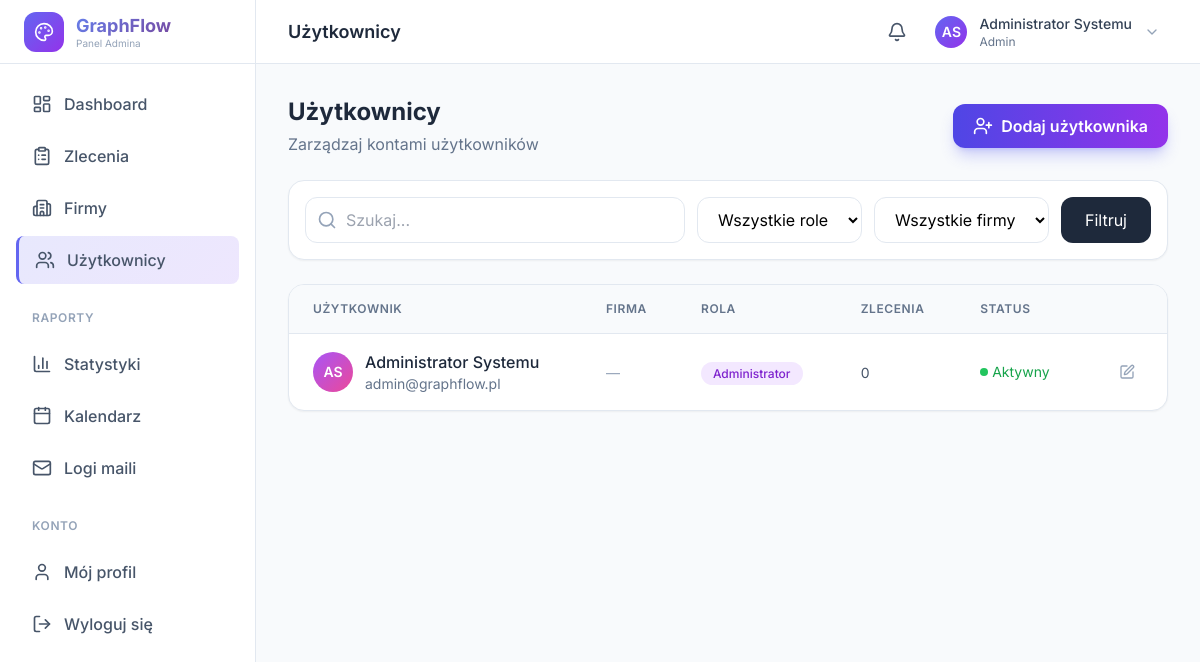
Screenshot of /admin/uzytkownicy.php (signed in) with the database file from the repository.
### tables this page shows
CREATE TABLE uzytkownicy (
    id INT AUTO_INCREMENT PRIMARY KEY,
    firma_id INT,
    email VARCHAR(255) NOT NULL UNIQUE,
    haslo VARCHAR(255) NOT NULL,
    imie VARCHAR(100) NOT NULL,
    nazwisko VARCHAR(100) NOT NULL,
    telefon VARCHAR(20),
    stanowisko VARCHAR(100),
    avatar VARCHAR(255),
    rola ENUM('admin', 'klient', 'pracownik') DEFAULT 'klient',
    aktywny TINYINT(1) DEFAULT 1,
    ostatnie_logowanie DATETIME,
    token_reset VARCHAR(255),
    token_reset_wazny DATETIME,
    utworzono DATETIME DEFAULT CURRENT_TIMESTAMP,
    zaktualizowano DATETIME DEFAULT CURRENT_TIMESTAMP ON UPDATE CURRENT_TIMESTAMP,
    FOREIGN KEY (firma_id) REFERENCES firmy(id) ON DELETE SET NULL,
    INDEX idx_email (email),
    INDEX idx_rola (rola),
    INDEX idx_firma (firma_id)
);

### admin/uzytkownicy.php (the view, shortened to what the rows shown need)
<?php
require_once __DIR__ . '/../includes/init.php';
$auth->requireAdmin();
$user = $auth->getUser();
$uzytkownikModel = new Uzytkownik();
$action = $_GET['action'] ?? 'list';
$uzytkownicy = [];
if ($action === 'list') {
    $filters = [];
    $uzytkownicy = $uzytkownikModel->getList($filters);
}
$pageTitle = match($action) {
    'new' => 'Nowy użytkownik',
    'edit' => 'Edycja użytkownika',
    default => 'Użytkownicy'
};
?>
<?php if ($action === 'list'): ?>
<div class="flex flex-col md:flex-row md:items-center md:justify-between gap-4 mb-6">
    <div>
        <h2 class="text-2xl font-bold text-slate-800">Użytkownicy</h2>
    </div>
</div>
<?php if (empty($uzytkownicy)): ?>
<div class="bg-white rounded-2xl shadow-sm border border-slate-200 p-12 text-center">
    <div class="w-16 h-16 bg-slate-100 rounded-full flex items-center justify-center mx-auto mb-4">
        <i data-lucide="users" class="w-8 h-8 text-slate-400"></i>
    </div>
    <h3 class="text-lg font-semibold text-slate-800 mb-2">Brak użytkowników</h3>
    <p class="text-slate-500 mb-6">Dodaj pierwszego użytkownika</p>
    <a href="?action=new" class="inline-flex items-center gap-2 px-6 py-3 bg-indigo-600 text-white font-semibold rounded-xl hover:bg-indigo-700">
        <i data-lucide="user-plus" class="w-5 h-5"></i>
        Dodaj użytkownika
    </a>
</div>
<?php else: ?>
<div class="bg-white rounded-2xl shadow-sm border border-slate-200 overflow-hidden">
    <table class="w-full">
        <thead class="bg-slate-50 border-b border-slate-200">
            <tr>
                <th class="px-6 py-4 text-left text-xs font-semibold text-slate-500 uppercase tracking-wider">Użytkownik</th>
                <th class="px-6 py-4 text-left text-xs font-semibold text-slate-500 uppercase tracking-wider">Firma</th>
                <th class="px-6 py-4 text-left text-xs font-semibold text-slate-500 uppercase tracking-wider">Rola</th>
                <th class="px-6 py-4 text-left text-xs font-semibold text-slate-500 uppercase tracking-wider">Zlecenia</th>
                <th class="px-6 py-4 text-left text-xs font-semibold text-slate-500 uppercase tracking-wider">Status</th>
                <th class="px-6 py-4"></th>
            </tr>
        </thead>
        <tbody class="divide-y divide-slate-100">
            <?php foreach ($uzytkownicy as $u): ?>
            <tr class="hover:bg-slate-50 transition-colors">
                <td class="px-6 py-4">
                    <div class="flex items-center gap-3">
                        <div class="w-10 h-10 rounded-full bg-gradient-to-br <?= $u['rola'] === 'admin' ? 'from-purple-500 to-pink-500' : 'from-indigo-500 to-purple-600' ?> flex items-center justify-center text-white text-sm font-semibold">
                            <?= get_initials($u['imie'] . ' ' . $u['nazwisko']) ?>
                        </div>
                        <div>
                            <div class="font-medium text-slate-800"><?= e($u['imie'] . ' ' . $u['nazwisko']) ?></div>
                            <div class="text-sm text-slate-500"><?= e($u['email']) ?></div>
                        </div>
                    </div>
                </td>
                <td class="px-6 py-4">
                    <?php if ($u['firma_nazwa']): ?>
                    <span class="text-sm text-slate-700"><?= e($u['firma_nazwa']) ?></span>
                    <?php else: ?>
                    <span class="text-sm text-slate-400">—</span>
                    <?php endif; ?>
                </td>
                <td class="px-6 py-4">
                    <span class="px-3 py-1 rounded-full text-xs font-medium
                        <?= $u['rola'] === 'admin' ? 'bg-purple-100 text-purple-700' : ($u['rola'] === 'pracownik' ? 'bg-blue-100 text-blue-700' : 'bg-slate-100 text-slate-700') ?>">
                        <?= $u['rola'] === 'admin' ? 'Administrator' : ($u['rola'] === 'pracownik' ? 'Pracownik' : 'Klient') ?>
                    </span>
                </td>
                <td class="px-6 py-4">
                    <span class="text-sm text-slate-600"><?= $u['liczba_zlecen'] ?></span>
                </td>
                <td class="px-6 py-4">
                    <?php if ($u['aktywny']): ?>
                    <span class="flex items-center gap-1 text-green-600 text-sm">
                        <span class="w-2 h-2 rounded-full bg-green-500"></span>
                        Aktywny
                    </span>
                    <?php endif; ?>
                </td>
                <td class="px-6 py-4 text-right">
                    <div class="flex items-center justify-end gap-1">
                        <a href="?action=edit&id=<?= $u['id'] ?>" class="p-2 text-slate-400 hover:text-indigo-600 hover:bg-indigo-50 rounded-lg transition-colors" title="Edytuj">
                            <i data-lucide="edit" class="w-4 h-4"></i>
                        </a>
                    </div>
                </td>
            </tr>
            <?php endforeach; ?>
        </tbody>
    </table>
</div>
<?php endif; ?>
<?php endif; ?>
<?php
$content = ob_get_clean();
include __DIR__ . '/../templates/layout.php';

### templates/layout.php (shortened to what the rows shown need)
<!DOCTYPE html>
<html lang="pl">
<head>
    <script src="https://cdn.tailwindcss.com"></script>
</head>
<body class="font-sans antialiased bg-slate-50">
    <div class="flex min-h-screen">
        <main class="flex-1 lg:ml-64">
            <header class="h-16 bg-white border-b border-slate-200 flex items-center justify-between px-4 lg:px-8 sticky top-0 z-20">
                <h1 class="text-lg font-semibold text-slate-800 hidden lg:block"><?= e($pageTitle ?? 'Panel') ?></h1>
                <div class="flex items-center gap-3">
                    <div class="relative">
                        <button onclick="toggleUserMenu()" class="flex items-center gap-3 p-2 hover:bg-slate-100 rounded-lg transition-colors">
                            <div class="w-8 h-8 rounded-full bg-gradient-to-br from-indigo-500 to-purple-600 flex items-center justify-center text-white text-sm font-semibold">
                                <?= get_initials($user['imie'] . ' ' . $user['nazwisko']) ?>
                            </div>
                            <div class="hidden md:block text-left">
                                <div class="text-sm font-medium text-slate-700"><?= e($user['imie'] . ' ' . $user['nazwisko']) ?></div>
                                <div class="text-xs text-slate-500"><?= e($user['firma_nazwa'] ?? ucfirst($user['rola'])) ?></div>
                            </div>
                            <i data-lucide="chevron-down" class="w-4 h-4 text-slate-400 hidden md:block"></i>
                        </button>
                    </div>
                </div>
            </header>
            <div class="p-4 lg:p-8">
                <?= $content ?>
            </div>
        </main>
    </div>
</body>
</html>

### rows the page displays
uzytkownicy: get_initials($user['imie'] . ' ' . $user['nazwisko']) "AS", imie+nazwisko "Administrator Systemu", get_initials($u['imie'] . ' ' . $u['nazwisko']) "AS", email "admin@graphflow.pl", rola "Administrator", liczba_zlecen "0", aktywny 1 (drawn)

### other values shown
APP_NAME "GraphFlow"
$pageTitle "Użytkownicy"
$user['firma_nazwa'] "Admin"
